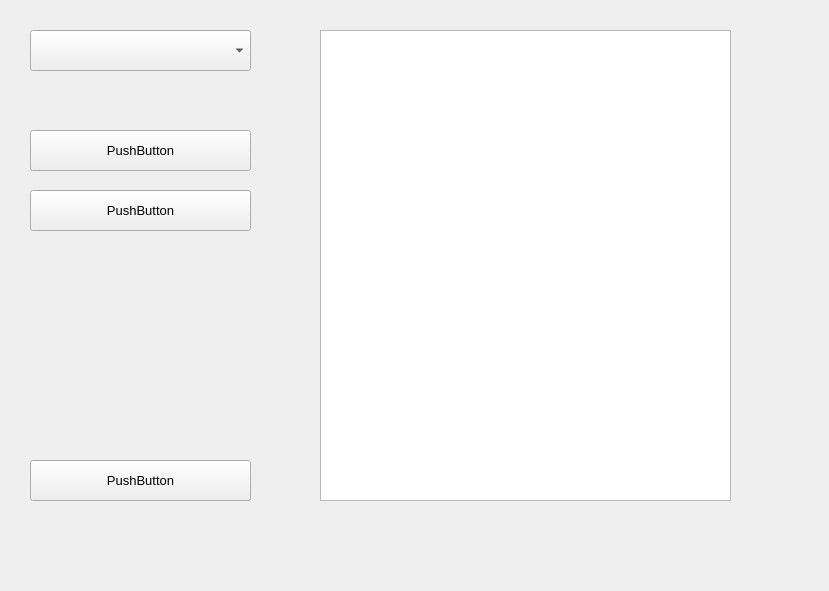
<?xml version="1.0" encoding="UTF-8"?>
<ui version="4.0">
 <class>Form</class>
 <widget class="QWidget" name="Form">
  <property name="geometry">
   <rect>
    <x>0</x>
    <y>0</y>
    <width>829</width>
    <height>591</height>
   </rect>
  </property>
  <property name="windowTitle">
   <string>Form</string>
  </property>
  <widget class="QPushButton" name="pushButton">
   <property name="geometry">
    <rect>
     <x>30</x>
     <y>130</y>
     <width>221</width>
     <height>41</height>
    </rect>
   </property>
   <property name="font">
    <font>
     <pointsize>10</pointsize>
    </font>
   </property>
   <property name="text">
    <string>PushButton</string>
   </property>
  </widget>
  <widget class="QComboBox" name="comboBox">
   <property name="geometry">
    <rect>
     <x>30</x>
     <y>30</y>
     <width>221</width>
     <height>41</height>
    </rect>
   </property>
   <property name="font">
    <font>
     <pointsize>10</pointsize>
    </font>
   </property>
  </widget>
  <widget class="QListWidget" name="listWidget">
   <property name="geometry">
    <rect>
     <x>320</x>
     <y>30</y>
     <width>411</width>
     <height>471</height>
    </rect>
   </property>
   <property name="font">
    <font>
     <pointsize>10</pointsize>
    </font>
   </property>
  </widget>
  <widget class="QPushButton" name="pushButton_2">
   <property name="geometry">
    <rect>
     <x>30</x>
     <y>460</y>
     <width>221</width>
     <height>41</height>
    </rect>
   </property>
   <property name="font">
    <font>
     <pointsize>10</pointsize>
    </font>
   </property>
   <property name="text">
    <string>PushButton</string>
   </property>
  </widget>
  <widget class="QPushButton" name="pushButton_3">
   <property name="geometry">
    <rect>
     <x>30</x>
     <y>190</y>
     <width>221</width>
     <height>41</height>
    </rect>
   </property>
   <property name="font">
    <font>
     <pointsize>10</pointsize>
    </font>
   </property>
   <property name="text">
    <string>PushButton</string>
   </property>
  </widget>
 </widget>
 <resources/>
 <connections/>
</ui>
